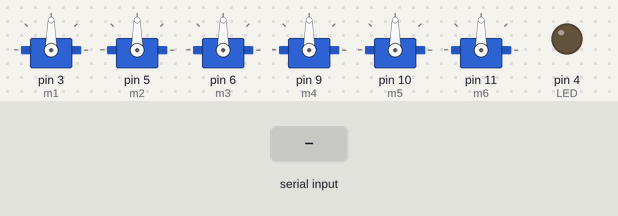
This sketch was run on a simulated Arduino Uno, built with avr-gcc and run on an emulated ATmega328P. Parts: 6 × servo, output pins drawn as LEDs (lit = HIGH). Inputs (shaded band) come from the test bench.

Above: at 1.2 s.
1.3 s: "A" received over Serial
At 1.7 s:
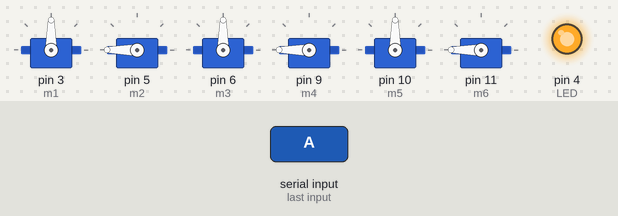
2.8 s: "B" received over Serial
At 4.2 s:
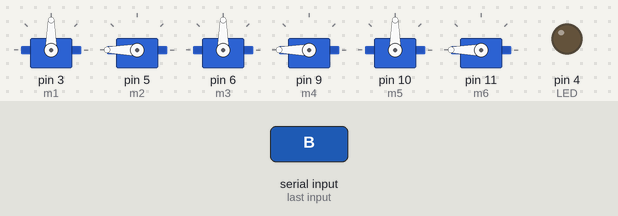
Timing chart, 0 to 5.8 s (numbered marks = the images above; inputs shaded):
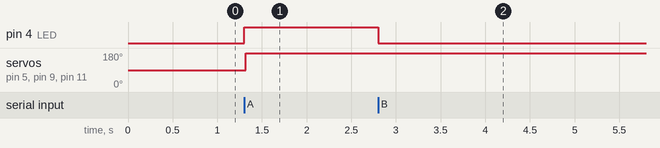

Measured:
- after the input at 1.3 s, pin 4 (LED): LOW → HIGH at once; servo on pin 5 (m2), servo on pin 9 (m4), servo on pin 11 (m6): 90° → 180° at once
- after the input at 2.8 s, pin 4 (LED): HIGH → LOW at once

The sketch:

bluetooth_module_arduino.ino
```cpp
char Incoming_value = 0;
int LED = 4 ;

#include <Servo.h>
Servo m1;
Servo m2 ;
Servo m3 ;
Servo m4 ;
Servo m5 ;
Servo m6 ;

void setup() {

Serial.begin(9600);

pinMode(LED,OUTPUT);

}

void loop() {
  m1.attach(3);
  m2.attach(5);
  m3.attach(6);
  m4.attach(9);
  m5.attach(10);
  m6.attach(11);

while(Serial.available()>0){
  Incoming_value = Serial.read();
   switch(Incoming_value)  {
      case 'A' :
        digitalWrite(LED, HIGH);
         m1.write(90);
         m2.write(180);
         m3.write(90);
         m4.write(180);
         m5.write(90);
         m6.write(180);
         delay(15);
         break ;

     case 'B' :
      digitalWrite(LED, LOW);
      m1.detach();
      m2.detach();
      m3.detach();
      m4.detach();
      m5.detach();
      m6.detach();
      delay(5);
      break ;
  }
}
}
```
